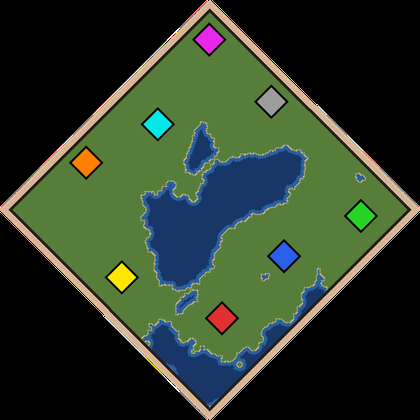
#> input picture mod/Real World Maps (Debug)/resources/_common/random-map-scripts/AA_rw_placeholder_tester.png, 420 x 420 px
$ python -i render_styles.py   (imports and definitions only)
#> lines starting #> are read from the running program, lines starting #| are printed output that depends on the picture
### src/rwmaps/terrain.py
"""AoE2 terrain ids and the land/water palette used for real-world outlines.

Ids are the raw values stored in the scenario terrain grid. They were confirmed
against the terrain grids of the shipped ``real_world_*.scx`` maps.
"""

from __future__ import annotations

# --- water ---------------------------------------------------------------
# Names match the engine, and did not always: until 2026-08-16 id 22 was
# called MED_WATER here and id 23 DEEP_WATER, which is backwards. It is
# backwards against `includes/constants.inc` (WATER_DEEP 22, WATER_MEDIUM
# 23) AND against the tokens this project's own scripts emit - measured on
# a real capture, the `DEEP_WATER` a generated script creates comes back as
# id 22, sitting a mean 7.9 tiles from land against id 23's 2.8.
#
# Nothing generated was wrong, because the .rms writes engine tokens rather
# than these numbers. But `Palette.deep` was handing the raster the
# engine's *medium* water, so previews drew the wrong band, and any future
# reader of `DEEP_WATER` would have got the opposite of what it says.
WATER_SHALLOW = 1    # the blue shore water
WATER_MEDIUM = 23
WATER_DEEP = 22      # the deepest band; deep-water fish need it
SHALLOWS = 4  # fordable by land units; never used for open ocean

# --- shoreline -----------------------------------------------------------
BEACH = 2

# --- land ----------------------------------------------------------------
GRASS = 0
GRASS2 = 12
GRASS3 = 9
DIRT = 6
DIRT3 = 3
PALM_DESERT = 13
DESERT = 14
SNOW = 32
ICE = 35

#: Open water: not crossable on foot. Read straight off the engine's
#: ``includes/constants.inc`` ``WATER_*`` block rather than guessed.
#:
#: Only ids 1/22/23 were listed here originally, which is fine for scripts
#: this project generates (they paint nothing else) but silently wrong for
#: any *stock* map - the modern water presets paint WATER_OCEAN/AZURE/GREEN/
#: BROWN/YELLOW, and a mask built from the old set counted every one of
#: those tiles as LAND. That would have quietly corrupted the stock-map
#: benchmarks this project is measuring itself against, in the direction of
#: making stock maps look like they have far more usable land than they do.
DEEP_WATER_IDS = frozenset({
    WATER_SHALLOW,  # 1
    WATER_DEEP,     # 22
    WATER_MEDIUM,   # 23
    15,         # WATER_SHORELESS
    57,         # WATER_OCEAN
    58,         # WATER_AZURE
    95,         # WATER_GREEN
    96,         # WATER_BROWN
    114,        # WATER_YELLOW
    116,        # WATER_YELLOW_DEEP
})

#: Shallow water: *walkable* by land units. Terrain-wise it is water (a
#: coastline should render it as sea), but a villager can cross it, so it
#: must not act as a barrier when asking "can this player reach that
#: resource" - a ford is a route, not a wall.
SHALLOW_IDS = frozenset({
    SHALLOWS,  # 4
    26,        # SHALLOWS_ICE
    54,        # SHALLOWS_MANGROVE
    59,        # SHALLOWS_AZURE
    111,       # SHALLOWS_SWAMP
    115,       # SHALLOWS_YELLOW
    28,        # WATER_WALKABLE
})

#: Everything the engine treats as water for the purposes of a real-world
#: outline - i.e. what should be painted as sea. Includes the shallows.
WATER_IDS = DEEP_WATER_IDS | SHALLOW_IDS

#: Everything a land unit can stand on or cross. The complement of
#: DEEP_WATER_IDS, not of WATER_IDS - shallows are walkable.
def is_walkable(terrain_id: int) -> bool:
    return terrain_id not in IMPASSABLE_IDS


#: Forest terrain, from the engine's ``FOREST_*`` constants.
#:
#: Forest terrain is not decoration: it is what carries wood, and wood
#: supply is a balance quantity the stock scripts budget explicitly
#: (``PLAYER_FOREST_TILES``, ``PLAYER_FOREST_TEAM_DEDUCTION``). This
#: project had no way to measure it at all, which is why its early metrics
#: could not tell Arabia and Black Forest apart - their single largest
#: difference is trees.
#:
#: ``FOREST_PLACEHOLDER`` (99) is included because a script that leaves it
#: unconverted still has it sitting on the map.
FOREST_IDS = frozenset({
    10,   # FOREST_OAK
    13,   # FOREST_PALM
    17,   # FOREST_JUNGLE
    18,   # FOREST_BAMBOO
    19,   # FOREST_PINE
    20,   # FOREST_OAK_BUSH
    21,   # FOREST_PINE_SNOW
    48,   # FOREST_DRAGON
    49,   # FOREST_BAOBAB
    50,   # FOREST_ACACIA
    55,   # FOREST_MANGROVE
    56,   # FOREST_RAIN
    88,   # FOREST_MEDITERRANEAN
    89,   # FOREST_BUSH
    90,   # FOREST_REEDS_SHALLOWS
    91,   # FOREST_REEDS_BEACH
    92,   # FOREST_REEDS
    99,   # FOREST_PLACEHOLDER
    104,  # FOREST_AUTUMN
    105,  # FOREST_AUTUMN_SNOW
    106,  # FOREST_DEAD
    110,  # FOREST_BIRCH
    112,  # FOREST_PALM_GRASS
    113,  # FOREST_BAMBOO_LUSH
    128,  # FOREST_SOUTH_AMERICA
})


class Palette:
    """Terrain ids the rasteriser paints for each class of tile.

    The random map script paints the *interesting* terrain on top of these using
    ``create_terrain ... base_terrain <x>``, so the base only needs to encode the
    land/water outline plus enough variety for the script to key off.
    """

    def __init__(
        self,
        land: int = GRASS,
        beach: int = BEACH,
        shallow: int = WATER_SHALLOW,
        medium: int = WATER_MEDIUM,
        deep: int = WATER_DEEP,
        lake: int = WATER_SHALLOW,
    ) -> None:
        self.land = land
        self.beach = beach
        self.shallow = shallow
        self.medium = medium
        self.deep = deep
        self.lake = lake


#: Reasonable defaults per broad climate, selectable from the CLI.
BIOMES: dict[str, Palette] = {
    "temperate": Palette(land=GRASS),
    "arid": Palette(land=DIRT),
    "desert": Palette(land=DESERT),
    "tropical": Palette(land=GRASS2),
    "arctic": Palette(land=SNOW, beach=ICE),
}


#: Terrain a land unit cannot cross at all.
#:
#: Forest belongs here and its omission was a real error: forest terrain
#: carries trees, and trees are *solid*. Treating forest as walkable made
#: "can this player reach that resource" answer yes through the middle of a
#: wood, and made "is this player walled in by trees" unanswerable - which
#: is precisely the complaint that motivated measuring wood at all (a
#: player enclosed in forest with no way out).
IMPASSABLE_IDS = DEEP_WATER_IDS | FOREST_IDS

### src/rwmaps/render_styles.py
"""Alternate treatments for the diamond render, from a captured scenario.

Two jobs that pull in opposite directions, so they are separate treatments
rather than one compromise:

**Utility.** Can this map be played? That wants everything visible at once -
where the woods are, where the shore is, which resources belong to whom -
and does not care whether it is pretty. ``utility()`` is the existing
analysis render plus the one thing it never drew: forest. Wood is the
resource a start lives or dies by and it was the only one with no mark on
the picture.

**Aesthetics.** The map-selection screen. That wants the map to read as a
place, in the game's own visual language, and to survive being 420 px wide.
Four treatments, all showing Town Centres and trees and nothing else,
because a resource dot is information the player does not have yet.

Everything here reads a **captured** ``.aoe2scenario`` - the terrain the
engine actually produced, objects included - not the script that asked for
it. ``thumbnail.py`` renders the other way round, from the ``.rms``, and
says why: a thumbnail built from the script cannot drift from the map that
ships. The cost of that is it can only draw land and water, because forest,
elevation and every object are engine RNG. These treatments pay the
opposite cost: they need a capture, and the capture is one sample of many.

Terrain ids come from the game's own
``resources/_common/drs/gamedata_x2/includes/constants.inc`` (the
``TERRAIN_CONSTANTS`` block), read rather than guessed - see ``CLASS_IDS``.
Anything unlisted falls back to plain land and is counted, so a biome this
table has not met shows up as a number instead of as a silent mis-colour.

Every treatment ends turned by ``thumbnail.ICON_ROTATION``: the diamond is
the only orientation anybody sees.
"""

from __future__ import annotations

import math
from dataclasses import dataclass, field
from pathlib import Path

import numpy as np
from PIL import Image, ImageDraw, ImageFilter
from scipy import ndimage

from . import terrain as T
from . import thumbnail

#: Terrain id -> class, by name, from ``includes/constants.inc``. The class
#: is what a picture needs: how deep the water is, whether the ground is
#: green or dry, whether it is a wood. Ids not listed are drawn as ``grass``
#: and reported by ``Scene.unknown_ids``.
CLASS_IDS: dict[str, tuple[int, ...]] = {
    # water, by depth band - the engine paints these three deliberately and
    # they are what gives a coast its gradient.
    "shore": (1, 15, 57, 58, 95, 96, 114),        # WATER_SHALLOW + presets
    "mid": (23,),                                  # WATER_MEDIUM
    "deep": (22, 116),                             # WATER_DEEP
    # fordable: water to a boat, ground to a villager. Its own class because
    # it is the one terrain that is both.
    "ford": (4, 26, 28, 54, 59, 111, 115),
    "beach": (2, 37, 52, 79, 80, 81, 82, 107, 108, 109),
    "forest": (10, 13, 17, 18, 19, 20, 21, 48, 49, 50, 55, 56, 88, 89, 90,
               91, 92, 99, 104, 105, 106, 110, 112, 113, 128),
    "brush": (5, 39, 62, 71, 72, 75, 77),          # UNDERBRUSH_*, ROAD_FUNGUS
    "grass": (0, 9, 12, 16, 60, 83, 100, 122, 123),
    "dry": (41, 42, 101, 76, 44),                  # SAVANNAH, BOGLAND, mud
    "desert": (14, 13, 46, 102, 70, 45),           # DESERT, GRAVEL, cracked
    "dirt": (3, 6, 11, 24, 25, 43, 78, 103, 40),   # DIRT_*, ROAD_*, ROCK
    "snow": (32, 33, 34, 35, 36, 38, 73, 74, 124, 125, 126, 127),
    "farm": (7, 8, 29, 30, 31, 117, 118, 119, 120, 121),
    # PLACEHOLDER_TERRAIN_A..F. Ours, not the game's: rms.py paints player
    # lands with a placeholder and repaints them afterwards, and a tile that
    # survives that cleanup is a BLACK tile in the finished game (see the
    # repeated-cleanup fix, 2026-08-15). 40 such tiles survive across the 18
    # captures drawn here, so they are worth a colour of their own in the
    # utility view rather than being quietly drawn as grass.
    #
    # Only the six unambiguous ids. PLACEHOLDER_TERRAIN_G and H are 33 and
    # 34, which are also SNOW_DIRT and SNOW_GRASS - real terrain a snow
    # biome uses - so they stay classed as snow.
    "placeholder": (84, 85, 86, 87, 97, 98),
}

WATER_CLASSES = ("shore", "mid", "deep")
LAND_CLASSES = ("beach", "forest", "brush", "grass", "dry", "desert", "dirt",
                "snow", "farm", "placeholder")

#: Dark forest green, as asked for: the utility view's woods and trees. Two
#: tones so a wood reads as a mass and a straggler reads as a dot on it.
FOREST_GREEN = (24, 64, 34)
TREE_GREEN = (14, 44, 22)

#: Leftover PLACEHOLDER terrain, which ships as a black tile. Magenta
#: because nothing else on the picture is, and it is a defect rather than a
#: feature.
PLACEHOLDER_DEFECT = (226, 40, 200)

#: Off-map, behind the diamond. Matches the report background rather than
#: black, so a panel does not look like a hole in the page.
OFFMAP = (17, 21, 26)


# [13 lines left out: function _class_grid, not called in this run]


@dataclass
class Scene:
    """One captured map, in the terms a picture needs."""
    name: str
    size: int
    grid: np.ndarray
    cls: dict[str, np.ndarray]
    trees: list[tuple[float, float]]
    tcs: list[tuple[int, float, float]]
    resources: list[tuple[str, float, float]]
    #: Fish and whales. Kept apart from ``resources`` the same way
    #: ``scx_read.Capture`` keeps them apart - a different economy, and the
    #: ownership walk that colours the land dots is a *walk*, which does not
    #: reach them.
    water_resources: list[tuple[str, float, float]] = field(default_factory=list)
    source: str = ""
    unknown_ids: dict[int, int] = field(default_factory=dict)

    # [4 lines left out: function land, not called in this run]

    @property
    def water(self) -> np.ndarray:
        return ~self.land

    @property
    def forest(self) -> np.ndarray:
        return self.cls["forest"]


# [30 lines left out: functions scene_from_scenario, _rng, not called in this run]


def paint(base: np.ndarray, mask: np.ndarray, color) -> None:
    base[mask] = color


def edge(mask: np.ndarray) -> np.ndarray:
    """The one-tile ring just outside ``mask``."""
    return ndimage.binary_dilation(mask, np.ones((3, 3), bool)) & ~mask


# [36 lines left out: functions coast_height, hillshade, texture, not called in this run]


def upscale(base: np.ndarray, scale: int) -> Image.Image:
    return Image.fromarray(base).resize(
        (base.shape[1] * scale, base.shape[0] * scale), Image.NEAREST)


# [37 lines left out: functions turn, tc_diamonds, draw_trees, not called in this run]


#: Fish, deep fish and whales. White, because nothing else on the utility
#: view is: the land dots are player colours and grey, the sea is blue, so a
#: white dot on water can only be one thing.
WATER_FOOD = (248, 248, 248)

#: Dot size per kind, as a fraction of the land resource dot, because a
#: generated map carries several hundred deep fish and only ~120 shore fish.
#: Drawn all at one size, the deep-water lattice came out as a starfield that
#: buried the coastline the picture is read for - measured on
#: ``britain_crossings_wide`` sample 0: 379 deep fish, 126 shore.
#:
#: The order is what a start actually cares about. Shore fish are dockable
#: immediately and get the full dot; deep fish need a fishing ship and are
#: mostly open-water filler, so they get a small one; a whale is 1,000 food
#: against a shore fish's 225 and gets the big one.
WATER_FOOD_SIZE = {"shore_fish": 1.0, "deep_fish": 0.55, "whale": 1.6}


# [75 lines left out: functions draw_water_food, diamond_frame, vignette, sea_depth, shade_water, coast_beach, not called in this run]


# --------------------------------------------------------------------------
# utility treatment
# --------------------------------------------------------------------------

#: The analysis render's own palette, so the utility view reads as the same
#: picture with more in it rather than as a different picture.
U_SEA = (28, 46, 74)
U_MID = (24, 40, 66)
U_DEEP = (19, 33, 56)
U_FORD = (52, 96, 92)
U_LAND = (94, 122, 84)
U_BEACH = (150, 146, 108)
U_PLAYER = [(230, 80, 70), (90, 150, 230), (235, 190, 60), (80, 200, 130),
            (200, 110, 220), (230, 150, 60), (70, 210, 210), (235, 235, 235)]
U_UNCLAIMED = (150, 150, 150)


# [175 lines left out: functions final_scale, utility, style_minimap, atlas_base, style_atlas, not called in this run]


#: The stock map icons draw a player marker 34 px across on a 420 px icon
#: (see ``thumbnail.render_icon``). The shipped icon uses HALF that: at 34 px
#: the markers crowd an 8-player map and are the first thing the eye lands
#: on, ahead of the geography they are sitting on.
ICON_MARKER_PX = 17.0


# [82 lines left out: functions icon_atlas, style_parchment, not called in this run]


def style_illuminated(scene: Scene, px: int = 360, scale: int = 4) -> Image.Image:
    """**Illuminated.** The warm end of the game's palette, lit from the
    upper left, a soft bloom off the water, a gold edge. The most stylised of
    the four: trying to look like an icon somebody drew.

    Beach is painted *after* the light, and only on real shore tiles. Lit
    along with everything else it became a bright halo tracing every islet,
    which read as an outline effect rather than as sand.
    """
    P = {"ford": (112, 158, 162), "beach": (206, 182, 138),
         "grass": (126, 152, 78), "brush": (128, 146, 74),
         "dry": (172, 162, 92), "desert": (216, 194, 138),
         "dirt": (160, 136, 94), "snow": (236, 238, 242),
         "farm": (142, 150, 84), "forest": (46, 88, 48), "placeholder": (110, 140, 74)}
    base = np.zeros(scene.grid.shape + (3,), np.uint8)
    shade_water(base, scene.land, (64, 126, 168), (18, 44, 82), reach=15.0)
    for k in ("grass", "brush", "dry", "desert", "dirt", "snow", "farm",
              "placeholder", "forest"):
        paint(base, scene.cls[k], P[k])

    rng = _rng(scene)
    shade = hillshade(coast_height(scene.land, smooth=3.0), azimuth_deg=225.0,
                      altitude_deg=48.0, z=2.6)
    warm = np.array([1.07, 1.0, 0.90], np.float32)
    a = np.asarray(base).astype(np.float32)
    a = np.where(scene.land[..., None],
                 a * (0.72 + 0.52 * shade)[..., None] * warm, a)
    canopy = scene.cls["forest"]
    shadow = ndimage.shift(canopy.astype(np.uint8), (2, 2), order=0) > 0
    a[shadow & ~canopy & scene.land] *= 0.72
    base = np.clip(a, 0, 255).astype(np.uint8)
    paint(base, coast_beach(scene), P["beach"])
    paint(base, scene.cls["ford"], P["ford"])
    texture(base, scene.land, rng, 6)

    img = upscale(base, scale)
    # Bloom: blur everything, screen it back over the water only, so the sea
    # glows and the coastline stays sharp.
    blur = img.filter(ImageFilter.GaussianBlur(radius=scale * 1.5))
    arr = np.asarray(img).astype(np.float32)
    bl = np.asarray(blur).astype(np.float32)
    water_up = np.repeat(np.repeat(scene.water, scale, 0), scale, 1)
    arr[water_up] = np.clip(arr[water_up] * 0.74 + bl[water_up] * 0.40, 0, 255)
    img = Image.fromarray(arr.astype(np.uint8))

    draw_trees(img, scene, scale, (34, 72, 38), radius=1.2)
    tc_diamonds(img, scene, scale,
                half_px=max(4, round(scene.size * scale / 100)))
    out = turn(img, px)
    return vignette(diamond_frame(out, (208, 174, 110), (44, 34, 24),
                                 width=max(3, px // 80)), 0.42)


# [15 lines left out: function mod_icon_from_scene, not called in this run]


#: ``(key, title, one-line what-it-is-for, callable)``. The report renders
#: these in order; ``existing`` and ``mod-icon`` are supplied by the caller
#: because they belong to other modules.
AESTHETIC_TREATMENTS = [
    ("minimap", "Minimap",
     "the game's own minimap language - flat, saturated, read at a glance",
     style_minimap),
    ("atlas", "Atlas",
     "a printed map: land tinted by height band, an offshore gradient, a thin "
     "ink coastline", style_atlas),
    ("parchment", "Parchment",
     "the map as an aged chart: ink coastline, hatched sea, stippled woods",
     style_parchment),
    ("illuminated", "Illuminated",
     "warm palette, lit from the upper left, bloom off the water, gold edge",
     style_illuminated),
]

>>> import cv2
>>> picture = cv2.imread('../../mod/Real World Maps (Debug)/resources/_common/random-map-scripts/AA_rw_placeholder_tester.png', cv2.IMREAD_GRAYSCALE)
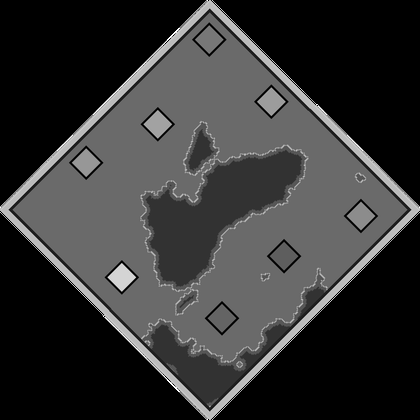
#> picture: shape (420, 420); min 0, max 255, mean 52.6
>>> result = style_illuminated(picture)
#> (the run stopped early here; a loop or call above may not have finished)

$ run again, on mod/Real World Maps (Debug)/resources/_common/random-map-scripts/RW Brit LShallows N.png
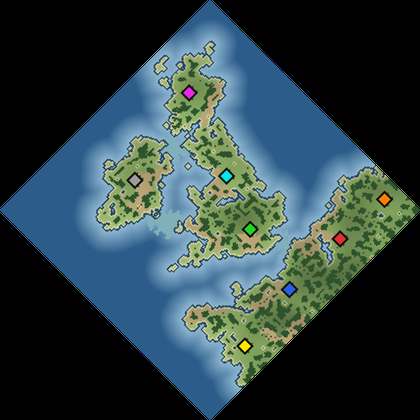
#> input picture mod/Real World Maps (Debug)/resources/_common/random-map-scripts/RW Brit LShallows N.png, 420 x 420 px
#> `picture = cv2.imread('../../mod/Real World Maps (Debug)/resources/_com..`:
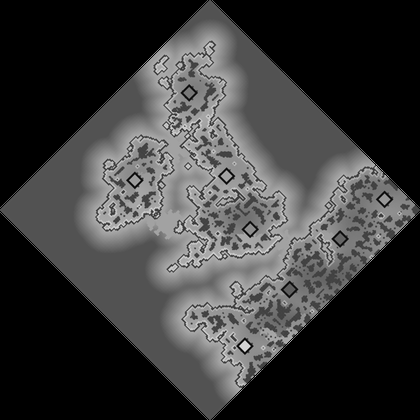
#> picture: shape (420, 420); min 0, max 221, mean 58
